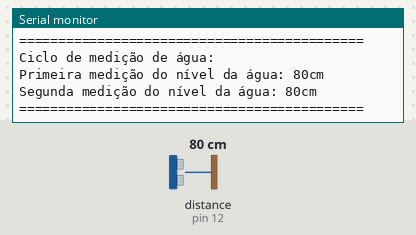
Bench run of a sketch on a simulated Arduino Uno, built with avr-gcc and run on an emulated ATmega328P. Parts: the last lines printed to the serial monitor. The inputs (shaded band) are chosen by the test bench; at power-on: distance to the obstacle (sensor on pin 12) 80 cm. The echo pulse lasts 58.3 µs per cm.

Above: at 4.3 s.
4.4 s: distance to the obstacle (sensor on pin 12) set to 2 cm
At 8.3 s:
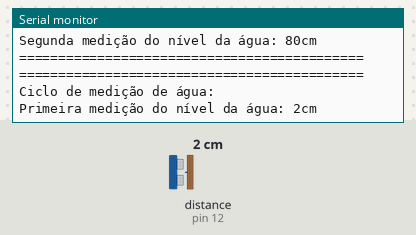
8.7 s: distance to the obstacle (sensor on pin 12) set to 4 cm
At 13.42 s:
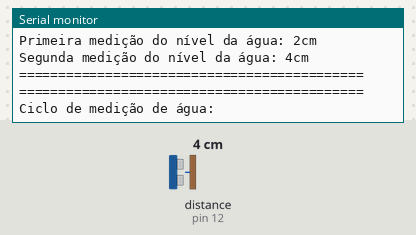

The sketch:

TrabProjInte.ino
```cpp
#include <HCSR04.h>

const byte triggerPin = 13;
const byte echoPin = 12;
UltraSonicDistanceSensor distanceSensor(triggerPin, echoPin);

void setup () {
    Serial.begin(9600);  // We initialize serial connection so that we could print values from sensor.
}

void loop () {
    // Every 500 miliseconds, do a measurement using the sensor and print the distance in centimeters.
    int d1 = 0;
    int d2 = 0;
    int d3 = 0;

    Serial.println("============================================");
    Serial.println("Ciclo de medição de água:");
    delay(500);

    d1 = distanceSensor.measureDistanceCm();
    Serial.print("Primeira medição do nível da água: ");
    Serial.print(d1);
    Serial.println("cm");

    delay(3000);

    d2 = distanceSensor.measureDistanceCm();
    Serial.print("Segunda medição do nível da água: ");
    Serial.print(d2);
    Serial.println("cm");

    if(d1 - d2 >= 3){
      d3 = d1 - d2;
      Serial.print("A água subiu ");
      Serial.print(d3);
      Serial.println("cm");
      Serial.println("Fique atento a possíveis inundações.");
      delay(5000);
    }

    Serial.println("============================================");

    delay(3000);


}
```

Measured:
- after the input at 4.4 s, the serial monitor: prints a new line after 2.7 s (image 1)
- after the input at 8.7 s, the serial monitor: prints a new line after 1.4 s (image 2)
